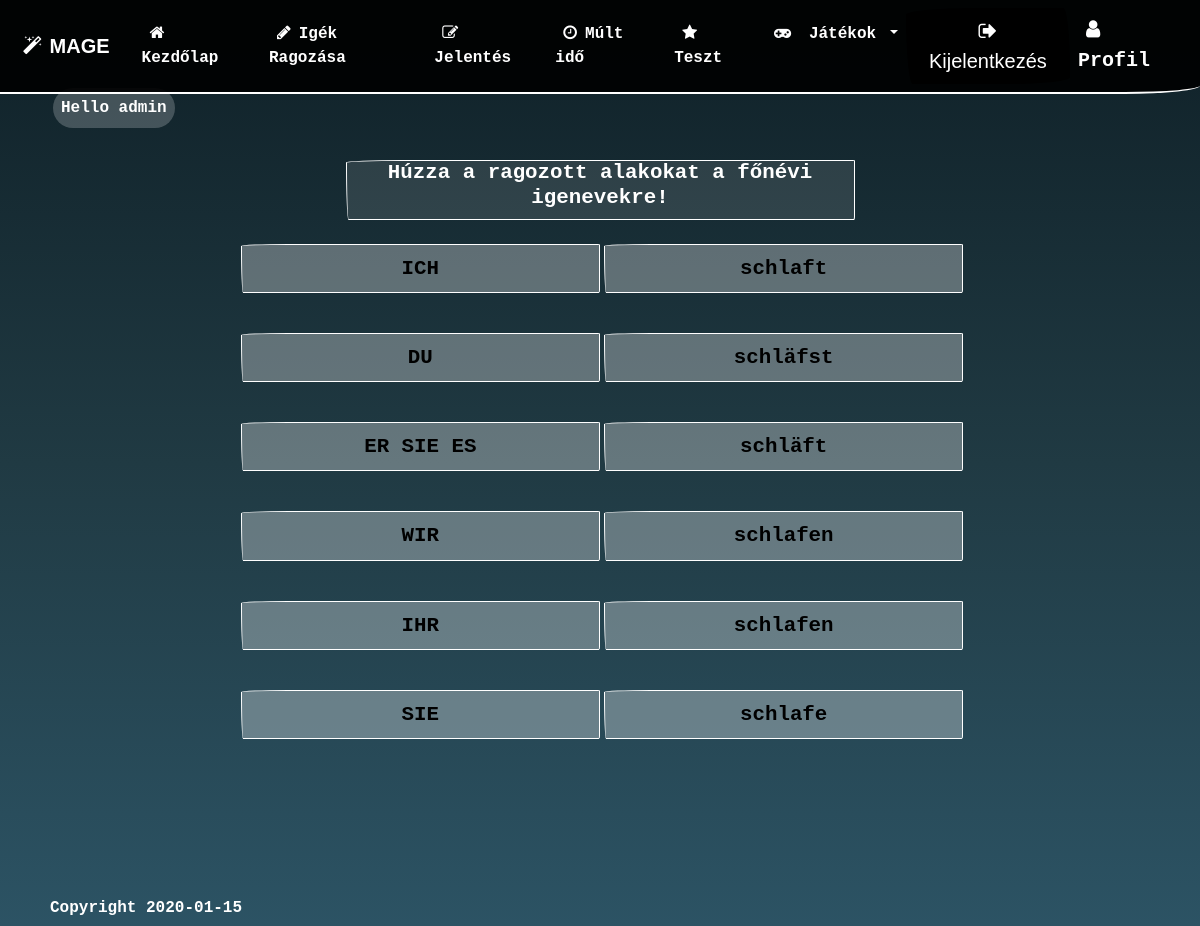
Page /pages/gameConjug.php (signed in) on the committed database.
### tables this page shows
CREATE TABLE `allverbs` (
  `verb_id` int(11) NOT NULL,
  `infinitive` varchar(256) NOT NULL,
  `ich` varchar(256) NOT NULL,
  `du` varchar(256) NOT NULL,
  `ese` varchar(256) NOT NULL,
  `wir` varchar(256) NOT NULL,
  `ihr` varchar(256) NOT NULL,
  `sie` varchar(256) NOT NULL,
  `prateritum` varchar(256) NOT NULL,
  `auxiliary` varchar(256) NOT NULL,
  `perfekt` varchar(256) NOT NULL,
  `hun` varchar(256) NOT NULL,
  `modalverb` tinyint(1) DEFAULT NULL,
  `reflexive` tinyint(1) DEFAULT NULL,
  `simple` tinyint(1) DEFAULT NULL
);

### classes/Database.class.php (called while the page is built, shortened)
<?php
class Database extends Tools{
    protected $conn;
    private function OpenConnection(){
        $this->serverName = "localhost";
        $this->userName = "root";
        $this->password = "";
        $this->dbName = "mydatabase";
        $this->charset = "utf8";
        $this->conn = new mysqli($this->serverName, $this->userName, $this->password, $this->dbName);
        $this->conn->set_charset($this->charset);
    }
public function DbLength(){
    $sql = "SELECT COUNT(`verb_id`) FROM `allverbs`;";
    if ($result = $this->conn->query($sql)) {
        if ($result->num_rows) {
            $lenght = $result->fetch_all(MYSQLI_NUM);
                return $lenght[0][0];
        }else{
            echo 'A lekérdezés nem hozott eredményt!';
        }
    }else{
        echo 'Probléma a lekérdezéssel!';
    }
}
public function Query($sql){
            if ($result = $this->conn->query($sql)) {
                if ($result->num_rows) {
                while ($row = $result->fetch_all(MYSQLI_NUM)) {
                    return $row;
                 }
                }else{
                    return 0;
                }
            }else{
                return 0;
            }
    }
}
?>

### includes/games.inc.php (called while the page is built, shortened)
<?php
$verb = new Verb();
    function Conjug(){
        global $verb;
        $verb->Game1();
    }

### classes/Tools.class.php (called while the page is built)
<?php
class Tools{
    public static function RandomNumbers($inputLength, $returnLength){
       $myarray = array();
       $max = $inputLength;
       $szam = rand(1,$max);
       array_push($myarray, $szam);
       $megy = true;
       while ($megy) {
           $szam1 = rand(1, $max);
           $szamol = 0;
          for($j = 0; $j<count($myarray); $j++){
              if ($szam1 == $myarray[$j]) {
                  $szamol++;
              }
          }
          if ($szamol == 0) {
              array_push($myarray, $szam1);
          }else{
              $megy = true;
          }
          if (count($myarray) == $returnLength) {
              $megy = false;
              break;
          }
       }
       return $myarray;
  }
public static  function RandomNumber($input){
       $max = $input;
       $szam = rand(1, $max);
       return $szam;
   }
}

### classes/Verb.class.php (the view, shortened to what this page needs)
<?php
class Verb extends Database{
      public function Game1(){
        $dbLength = $this->DbLength();
        $randomNumber = Tools::RandomNumber($dbLength);
          $sql = "SELECT `ich`, `du`, `ese`, `wir`, `ihr`, `sie` FROM `allverbs` WHERE `verb_id` ='".$randomNumber."';";
          $table = $this->Query($sql)[0];
           $pron = array("ICH", "DU", "ER SIE ES", "WIR", "IHR", "SIE");
                $ranNum = Tools::RandomNumbers(count($table),6);
             for ($index = 0; $index < count($ranNum); $index++) {
                  echo '<div class="row m-2">
                          <div class="col-md"></div>
                          <div class="pron col col-md-4 d-inline-block d-md-block mx-1" data-value="'.$table[$index].'" >'.$pron[$index].'</div>
                          <div class="verb col col-md-4 d-inline-block d-md-block">'.$table[$ranNum[$index]-1].'</div>
                          <div class="col-md"></div>
                        </div>';
             }
    }
}
?>

### css/style.css (style rules this page uses)
html { height: 100%; }
body { height: 100%; margin: 0; background-size: cover; background-position: center; background-repeat: no-repeat; background-attachment: fixed; background: #0F2027; background: -webkit-linear-gradient(to top, #2C5364, #203A43, #0F2027); background: linear-gradient(to top, #2C5364, #203A43, #0F2027) fixed; color: white; font-weight: bold; }
* { font-family: "Lucida Console", Monaco, monospace }
@media all and (max-width: 1200px) { h2,h3, h4, .verb, .pron { font-size: 1.3em; } }

### css/gameConjug.css (style rules this page uses)
.pron { text-align: center; display: block; margin-bottom: 2rem; padding: 0.5rem; color:black; vertical-align: middle; border: 1px solid white; border-radius: 555px 25px 15px 25px/25px 5px 35px 555px; background-color: rgba(255,255,255,0.31); }
.verb { text-align: center; display: block; margin-bottom: 2rem; padding: 0.5rem; font-weight: bold; color:black; border: 1px solid white; border-radius: 555px 25px 15px 25px/25px 5px 35px 555px; background-color: rgba(255,255,255,0.31); }

### rows in the picture
allverbs: ihr "schlaft", du "schläfst", ese "schläft", wir "schlafen", sie "schlafen", ich "schlafe"

### other values in the picture
$_SESSION['u_firstname'] "admin"
$pron[$index] "ICH"
$pron[$index] "DU"
$pron[$index] "ER SIE ES"
$pron[$index] "WIR"
$pron[$index] "IHR"
$pron[$index] "SIE"
